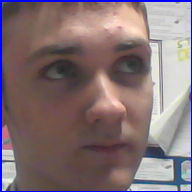
#> input picture LBHP/myImage2.png, 192 x 192 px
$ python LBPHCustom.py
#> lines starting #> are read from the running program, lines starting #| are printed output that depends on the picture
### LBHP/helper.py
import numpy as np
import math


def local_binary_pattern(image):

    """
    Inputs:
        image {type: Array[r,c]} Greyscale image of the intended image to be calculated

    Outputs:
        FinalArray {type: List[r,c]} Array of the LBP points for each pixel
    """


    Width, Height = math.ceil((len(image[0]))), math.ceil((len(image)))
    array = image.tolist()
    SingleRow, rows, Row, grids, LocalBinaryImageList, FinalArray = [], [], [], [], [], []

    # Splits photo into 3 long groupings
    for row in range(len(array)):
        for column in range(len(array)):
            SingleRow.append(array[row][column:column + 3])
        SingleRow.append("NEW LINE")
    for x in range(len(SingleRow)):
        if SingleRow[x] == "NEW LINE":
            rows.append(Row)
            Row = []
        else:
            Row.append(SingleRow[x])

    for row in range(len(rows)):
        grids_row = []
        for column in range(len(rows)):
            grid = []
            grid.append(rows[row][column])
            #print("First column added")
            try:
                grid.append(rows[row + 1][column])
                #print("Second column added")
            except IndexError:
                grid.append([0] * 3)
            try:
                grid.append(rows[row + 2][column])
                #print("Third column added")
            except IndexError:
                grid.append([0] * 3)
            grids_row.append(grid)
        grids.append(grids_row)

    for value in grids:
        for Grid in value:
            for i in range(0, 3):
                Extend = False
                try:
                    # Checking if list contains a 2nd element
                    Item = Grid[i][1]
                except IndexError:
                    Grid[i].append(0)
                    Extend = True
                try:
                    # Checking if list contains a 3rd element, if item is 0 from the previous statement, another 0 is added
                    Item = Grid[i][2]
                    if Item == 0 and Extend == True:
                        Grid[i].append(0)
                except IndexError:
                    Grid[i].append(0)
            Binary = ""
            try:
                Central = Grid[1][1]
            except:
                Central = 0
            for i in range(len(Grid)):
                for j in range(len(Grid[i])):
                    if j == 1 and i == 1:
                        continue
                    else:
                        if Grid[i][j] < Central:
                            Binary += "0"
                        else:
                            Binary += "1"
            #print(f"Binary for {Grid}: {Binary}")
            LocalBinaryImageList.append(int(Binary, 2))

    for x in range(0, len(LocalBinaryImageList), Height):
        FinalArray.append(LocalBinaryImageList[x:x + Height])

    return FinalArray

def hist(array):

    """
    Inputs:
        array {Type: array[r,c]} Numpy array of the LBP points

    Outputs:
        hist {Type: array} Numpy array of the generated histogram for the points

    """

    array = np.array(array, np.uint8)
    (hist, _) = np.histogram(array.ravel(), bins = np.arange(0,11))
    hist = hist.astype("float")
    hist /= (hist.sum() + 1e-6)

    return hist

def euclidian_distance(lbph1,lbph2):

    """
    Inputs:
    lbph1 {Type: array} Numpy array of the generated histogram for the first image
    lbph2 {Type: array} Numpy array of the generated histogram for the second image

    Outputs:
    distance {Type: Float} Euclidian distance between the points of each histogram
    """

    distance = np.sqrt(np.sum(np.square(lbph1 - lbph2)))
    return distance

### LBHP/LBPHCustom.py
from helper import local_binary_pattern, hist, euclidian_distance

import numpy as np
from PIL import Image
import cv2
from matplotlib import pyplot as plt

GreyImage = cv2.cvtColor(
    np.array(Image.open("myImage2.png")), cv2.COLOR_RGB2GRAY)
GreyImage2 = cv2.cvtColor(
    np.array(Image.open("myImage14.png")), cv2.COLOR_RGB2GRAY)
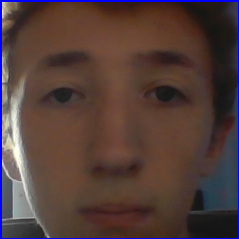
#> input picture LBHP/myimage14.png, 239 x 239 px, found by its file name
GreyImage3 = cv2.cvtColor(
    np.array(Image.open("myImage83.png")), cv2.COLOR_RGB2GRAY)
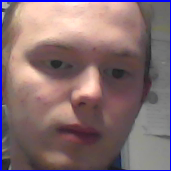
#> input picture LBHP/myimage83.png, 171 x 171 px, found by its file name
GreyImage4 = cv2.cvtColor(
    np.array(Image.open("myImage3.png")), cv2.COLOR_RGB2GRAY)
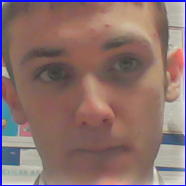
#> input picture LBHP/myimage3.png, 186 x 186 px, found by its file name
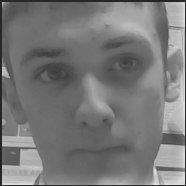
#> GreyImage4: shape (186, 186); min 35, max 229, mean 119.8

Labels = ["Seb", "James", "Oscar"]
Lowest_val = 1000000

People = []
People.append(GreyImage)
People.append(GreyImage2)
People.append(GreyImage3)

TargetHist = hist(local_binary_pattern(People[2]))
#> in local_binary_pattern, `Width, Height = math.ceil((len(image[0]))), math.ceil((len(image)))`: Width = 171
#> in local_binary_pattern, `array = image.tolist()`: array = 171 items
#> after the loop in local_binary_pattern, `for row in range(len(array)):`: SingleRow = 29412 items
#> after the loop in local_binary_pattern, `for x in range(len(SingleRow)):`: rows = 171 items
#> after the loop in local_binary_pattern, `for value in grids:`: LocalBinaryImageList = 29241 items
#> the loop in local_binary_pattern, `for x in range(0, len(LocalBinaryImageList), Height):` made 171 passes
#> x on passes 2 to 4: 171, 342, 513
#> after the loop in local_binary_pattern, `for x in range(0, len(LocalBinaryImageList), Height):`: FinalArray = 171 items
#> in hist, `array = np.array(array, np.uint8)`:
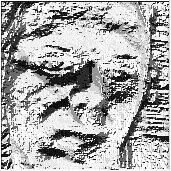
#> array: shape (171, 171); min 0, max 255, mean 169.7
#> in hist, `(hist, _) = np.histogram(array.ravel(), bins = np.arange(0,11))`: hist = [64, 8, 42, 54, 15, 0, 64, 142, 69, 71]
#> in hist, `hist /= (hist.sum() + 1e-6)`: hist = [0.121, 0.0151, 0.0794, 0.102, 0.0284, 0, 0.121, 0.268, 0.13, 0.134]
#> TargetHist has the same summary as hist in hist

Hists = []
for person in People:
    Hists.append(hist(local_binary_pattern(person)))
#> this loop made 3 passes
#> (Width in local_binary_pattern, Height in local_binary_pattern) on passes 1 to 3: (192, 192), (239, 239), (171, 171)
#> pass 1, in hist (call 2), `array = np.array(array, np.uint8)`:
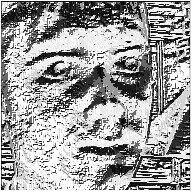
#> array: shape (192, 192); min 0, max 255, mean 158.5
#> pass 2, in hist (call 3), `array = np.array(array, np.uint8)`:
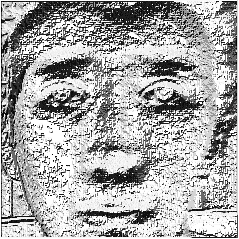
#> array: shape (239, 239); min 0, max 255, mean 168.6
#> after the loop, Hists = [[0.165, 0.0195, 0.186, 0.07, 0.0212, 0.00163, 0.0774, 0.207, 0.153, 0.0993], [0.161, 0.0296, 0.16, 0.0738, 0.0412, 0.00407, 0.102, 0.268, 0.0819, 0.0784], [0.121, 0.0151, 0.0794, 0.102, 0.0284, 0, 0.121, 0.268, 0.13, 0.134]]

for x in range(len(Hists)):
    val = euclidian_distance(TargetHist, Hists[x])
    if val < Lowest_val:
        Lowest_val = val
        person = Labels[x]
#> this loop made 3 passes
#> (distance in euclidian_distance, val, Lowest_val, person) on passes 1 to 3: (0.148, 0.148, 0.148, 'Seb'), (0.123, 0.123, 0.123, 'James'), (0, 0, 0, 'Oscar')
#> after the loop, Lowest_val = 0
